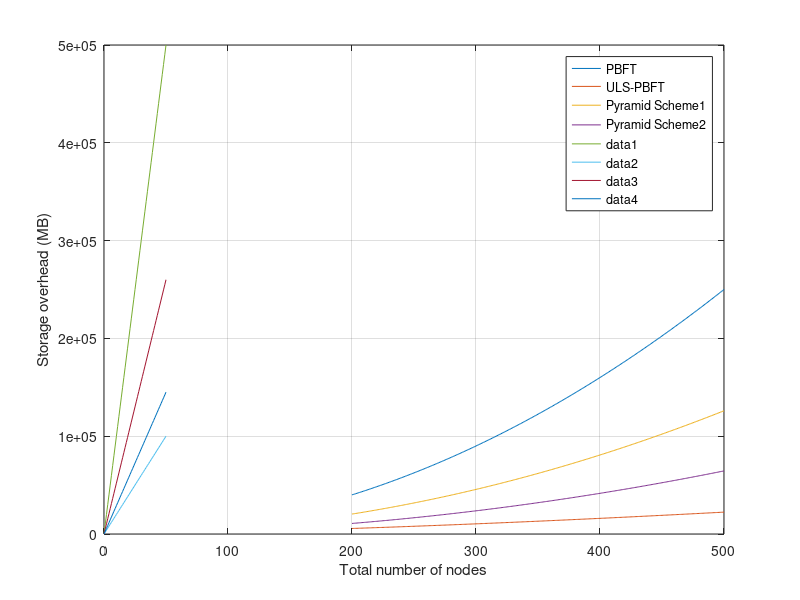

The MATLAB script that drew this image: (Note: this script raises an error after producing the figure.)
%% storage overhead
x=[200:1:500]
y1=x.^2
y2=2.*x.^1.5

b=2
c=4
y3=(x./b).^2.*b+x.*b
y4=(x./c).^2.*c+x.*c
%y3=(3.*x+4).*(log(0.75.*x+1)./log(4))
plot(x,y1)
hold on
plot(x,y2)
plot(x,y3)
plot(x,y4)

grid on
xlabel('Total number of nodes')
ylabel('Storage overhead (MB)')
legend('PBFT','ULS-PBFT','Pyramid Scheme1','Pyramid Scheme2')

x=100
s=[0:50]
y1=(x.^2).*s
y2=(2.*x.^1.5).*s
b=2
c=4
y3=((x./b).^2.*b+x.*b).*s
y4=((x./c).^2.*c+x.*c).*s
%y3=(3.*x+4).*(log(0.75.*x+1)./log(4))
plot(s,y1)
hold on
plot(s,y2)
plot(s,y3)
plot(s,y4)
plot(s,y5)
grid on
xlabel('Total number of blocks')
ylabel('Storage overhead (MB)')
legend('PBFT','ULS-PBFT','Pyramid Scheme1','Pyramid Scheme2')

%% communication overhead
N=[5:2:100]
y1=N.^2
y2=N.^1.5
y3=0.25.*N.^2
y4=1.9.*N.^1.333

plot(N,y1)
hold on
plot(N,y2)
plot(N,y3)
plot(N,y4)

grid on
xlabel('Total number of nodes')
ylabel('Commnication overhead')
legend('PBFT','ULS-PBFT','SG-PBFT','Two-layer PBFT')
%% security
y=[4:20]
x=(y.^2+2.*y)./(y+1)
N=x+x.*y

N=200
Pf=0:0.02:1%单个节点失败的概率
Ps1=(1-Pf).^N%单层共识成功的概率 
for i=1:N./3
  Ps1=Ps1+(nchoosek(N,i)).*((1-Pf).^(N-i) ).*(Pf.^i)
end
plot(Pf,Ps1)
hold on

x=20
Pf=0:0.01:1%单个节点失败的概率
P1=(1-Pf).^x%二层单个子组共识成功的概率 
for i=1:x./3
    P1=P1+(nchoosek(x,i)).*((1-Pf).^(x-i) ).*(Pf.^i)

y=20
P2=P1.^y%二层有2/3及以上的子组共识成功的概率

for j=1:y./3
    P2=P2+(nchoosek(y,j)).*((1-P1).^j ).*(P1.^(y-j))
    P3=(1-Pf).^(y-j)%二层有2/3及以上的子组共识成功的情况下首层共识成功的概率
    for k=1:y./3
        P3=P3+(nchoosek((y-j),k)).*((1-Pf).^(y-j-k) ).*(Pf.^k)
    end
end
end
P4=P2.*P3%首层共识成功的概率

plot(Pf,P4)

xlabel('Probability of a node failure')
ylabel('Probability of consensus success')
legend('PBFT','ULS-PBFT')
title('N=50')
grid on
%% comprehensive

x=4
y=89
%[x,y]=meshgrid(x,y);
N=x+x.*y

%存储
S1=N.^2
S2=N.*x+x.*(y.^2)

I1=log(S1./S2)
%通信
C1=N.^2
C2=x.^2+x.*(y.^2)

I2=log(C1./C2)
%安全
P1=N./3
P2=x./3+(y./3).*(x./3)

I3=log(P2./P1)

I=0.05.*I1+0.05.*I2+0.9.*I3

mesh(x,y,I)
%contourf(x,y,I,'ShowText','on')
xlabel('the value of x');
ylabel('the value of y');
zlabel('the value of I_G');


y1=[2.1734 2.301 3.0431 -0.9933;1.9573  2.0336 3.4389 -0.8979;1.9565 2.1013 2.3508 -1.0445]
y2=[2.4738 2.6274 3.2177 -1.0341;2.3614  2.4673 3.7901 -0.9734; 2.0403 2.1971 2.3286 -1.0712]
y3=[3.0738 2.2414 3.3439 -0.9555; 2.8042 2.301 3.0431 -0.9933;2.0695 2.0233 2.2451 -1.046;]
y4=[3.5767 2.3929 3.8942 -0.9555;2.9756 2.6274 3.2177 -1.0341; 2.7622 2.5659 2.9847 -1.046]
y5=[-0.4545 1.5741 3.0536 -0.7621;-0.5309 2.0474 3.4965 -0.8979; -0.5807 2.2414 3.3439 -0.9555]
y6=[-0.4496 1.5917 3.1333 -0.7621;-0.5095 2.1204 3.8526 -0.8979; -0.5456 2.3929 3.8942 -0.9555]
y7=[1.5295 2.1951 3.3537 -0.9445; 1.4358 2.3010 3.0431 -0.9933; 1.5036 2.0336 3.4389 -0.8979]
y8=[1.7402 2.5007 3.7534 -0.9808; 1.6631 2.6272 3.4312 -1.0186; 1.6046 2.0136 3.7242 -0.8755]
bar(y8)
set(gca,'XTickLabel',{'x=45,y=15','x=30,y=23','x=90,y=7'});
xlabel('the number of nodes')
ylabel('the value of gains')

title('N=720')
legend('Total gain','Storage gain','Communication gain','Security gain')
grid on
%%
A=0.9.*I1+0.05.*I2-0.05.*I3
B=0.05.*I1+0.9.*I2-0.05.*I3
C=0.05.*2.3929+0.05.*3.8942-0.9.*0.9555

D=0.33.*I1+0.033.*I2-0.033.*I3
plot(x,A)
hold on 
plot(x,B)
plot(x,C)
plot(x,D)
xlabel('the value of x')
ylabel('the value of I')
legend('S','C','P','Z')

grid on

I=0.333.*I1+0.333.*I2-0.333.*I3
mesh(x,y,I)
xlabel('the value of x');
ylabel('the value of y');
zlabel('the value of I_G');
